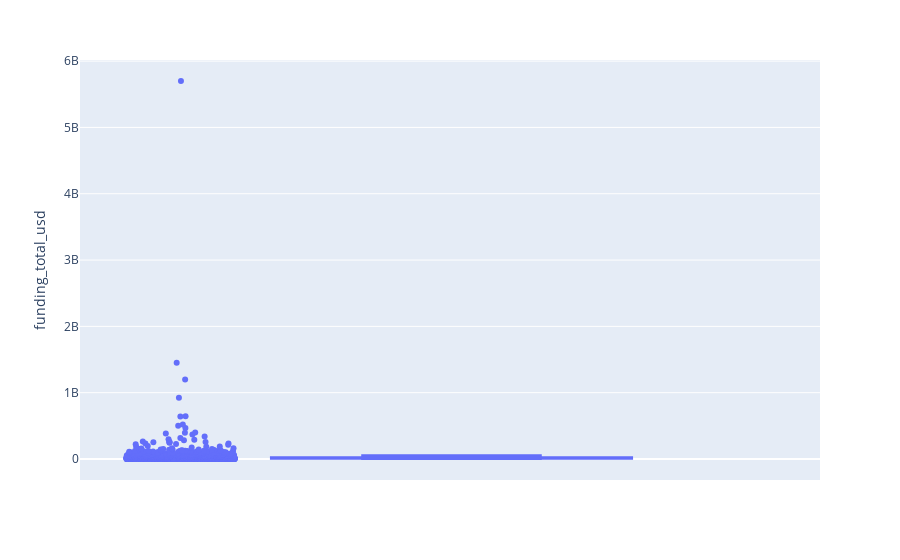

The cell this chart's notebook holds for it:
### Code cell
investments_fs_op = investments_fs_op.sort_values('funding_total_usd', ascending = False)
fig = px.box(investments_fs_aq, y="funding_total_usd", points="all")
fig.show()

### Figure 1 — Plotly figure (JSON) as saved in the notebook; plotly's stock layout.template omitted (floating-point values rounded to 4 significant figures; data arrays with more than 128 entries replaced by an {"elided": "..."} marker saying what was removed)
{"data": [{"alignmentgroup": "True", "boxpoints": "all", "hovertemplate": "funding_total_usd=%{y}<extra></extra>", "legendgroup": "", "marker": {"color": "#636efa"}, "name": "", "notched": false, "offsetgroup": "", "orientation": "v", "showlegend": false, "type": "box", "x0": " ", "xaxis": "x", "y": {"elided": "2497 int values"}, "y0": " ", "yaxis": "y"}], "layout": {"boxmode": "group", "legend": {"tracegroupgap": 0}, "margin": {"t": 60}, "xaxis": {"anchor": "y", "domain": [0, 1]}, "yaxis": {"anchor": "x", "domain": [0, 1], "title": {"text": "funding_total_usd"}}}}
